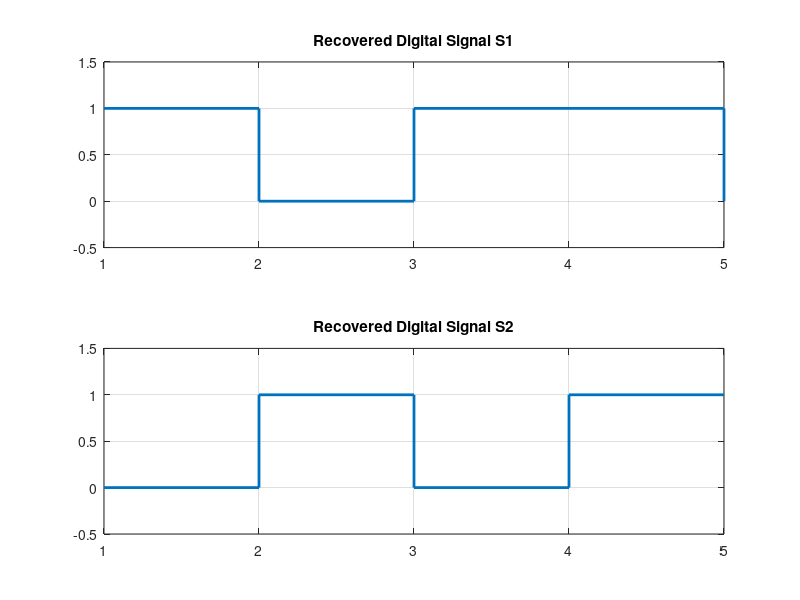

This chart was generated by the following MATLAB code:
clc;
clear all;
close all;

S1 = [1 0 1 1 0];        
S2 = [0 1 0 1 1];        
bp = 1;                 
f1 = 10;                 
f2 = 30;                 
A = 5;                  
t_bit = 0:0.01:bp;       


signal1 = [];
signal2 = [];
for i = 1:length(S1)
    if S1(i) == 1
        sig1 = A * sin(2*pi*f1*t_bit);
    else
        sig1 = zeros(1, length(t_bit));
    end
    if S2(i) == 1
        sig2 = A * sin(2*pi*f2*t_bit);
    else
        sig2 = zeros(1, length(t_bit));
    end
    signal1 = [signal1 sig1];
    signal2 = [signal2 sig2];
end

composite_signal = signal1 + signal2;


recovered_S1 = [];
recovered_S2 = [];

for i = 1:length(S1)
  
    idx = (i-1)*length(t_bit)+1 : i*length(t_bit);
    segment = composite_signal(idx);

   
    ref1 = sin(2*pi*f1*t_bit);
    result1 = trapz(t_bit, segment .* ref1);
    recovered_S1 = [recovered_S1 result1 > 2]; 

    ref2 = sin(2*pi*f2*t_bit);
    result2 = trapz(t_bit, segment .* ref2);
    recovered_S2 = [recovered_S2 result2 > 2];  
end

disp('Recovered Signal S1:');
disp(recovered_S1);
disp('Recovered Signal S2:');
disp(recovered_S2);

figure;
subplot(2,1,1);
stairs(recovered_S1, 'LineWidth', 2);
title('Recovered Digital Signal S1');
ylim([-0.5 1.5]); grid on;

subplot(2,1,2);
stairs(recovered_S2, 'LineWidth', 2);
title('Recovered Digital Signal S2');
ylim([-0.5 1.5]); grid on;
